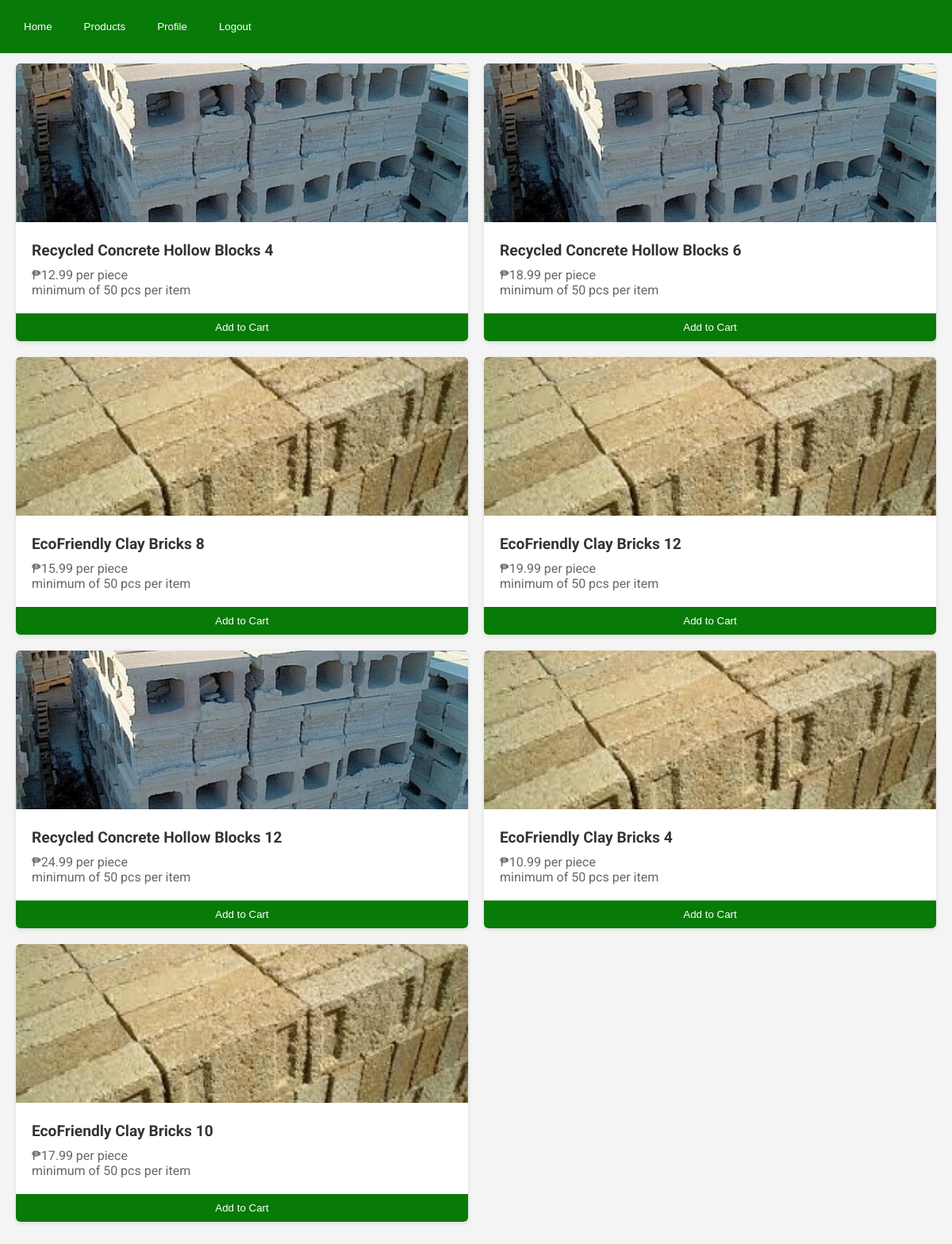
/products.php, run on the app's committed database.
### tables this page shows
CREATE TABLE `products` (
  `product_id` int(11) NOT NULL,
  `product_name` varchar(255) NOT NULL,
  `price` decimal(10,2) NOT NULL,
  `stock` int(10) NOT NULL,
  `image_path` varchar(500) NOT NULL
);

### products.php (the view, shortened to what this page needs)
<?php
require 'admin_conx.php';
?>
<!DOCTYPE html>
<html lang="en">
<head>
</head>
<body>
<div class="header">
  <ul class="menu">
    <li><button onclick="window.location.href='landing.php'">Home</button></li>
    <li><button onclick="window.location.href='products.php'">Products</button></li>
    <li><button onclick="window.location.href='profile.php'">Profile</button></li>
    <li><button onclick="window.location.href='logoutPage.php'">Logout</button></li>
  </ul>
</div>
<div class="container">
  <?php
  $sqlFetchProducts = "SELECT * FROM products";
  $resultProducts = mysqli_query($conn, $sqlFetchProducts);
  if (mysqli_num_rows($resultProducts) > 0) {
    while($rowProduct = mysqli_fetch_assoc($resultProducts)) {
      echo "<div class='product'>";
      echo "<img src='" . $rowProduct['image_path'] . "' alt='" . $rowProduct['product_name'] . "'>";
      echo "<div class='product-content'>";
      echo "<h2>" . $rowProduct['product_name'] . "</h2>";
      echo "<p>₱" . $rowProduct['price'] . " per piece </p>";
      echo "<p>minimum of 50 pcs per item</p>";
      echo "</div>";
      echo "<form action='products.php' method='post'>";
      echo "<button type='submit' name='addToCart'>Add to Cart</button>";
      echo "</form>";
      echo "</div>";
    }
  } else {
    echo "No products found";
  }
  ?>
</div>
</body>
</html>

### products.php (style rules this page uses)
body { font-family: 'Roboto', sans-serif; margin: 0; padding: 0; background-color: #f4f4f4; color: #333; }
.header { background-color: #077a07; color: #fff; padding: 10px 20px; position: fixed; width: 100%; top: 0; z-index: 999; display: flex; justify-content: space-between; align-items: center; }
.menu { list-style-type: none; margin: 0; padding: 0; display: flex; align-items: center; }
.menu li { margin-right: 20px; }
.menu button { background-color: transparent; color: #fff; border: none; padding: 10px; cursor: pointer; }
.container { max-width: 1200px; margin: 80px auto; padding: 0 20px; display: grid; grid-template-columns: repeat(2, 1fr); gap: 20px; }
.product { background-color: #fff; border-radius: 5px; box-shadow: 0 2px 5px rgba(0, 0, 0, 0.1); overflow: hidden; transition: transform 0.3s; width: 100%; }
.product img { width: 100%; height: 200px; object-fit: cover; border-top-left-radius: 5px; border-top-right-radius: 5px; }
.product-content { padding: 20px; }
.product h2 { margin-top: 0; margin-bottom: 10px; font-size: 1.2rem; color: #333; }
.product p { margin: 0; color: #666; font-size: 1rem; }
.product button { display: block; width: 100%; background-color: #077a07; color: #fff; border: none; padding: 10px; border-radius: 0 0 5px 5px; cursor: pointer; transition: background-color 0.3s; }

### data on the page
products: image_path (picture), product_name "Recycled Concrete Hollow Blocks 4", price "12.99"
products: image_path (picture), product_name "Recycled Concrete Hollow Blocks 6", price "18.99"
products: image_path (picture), product_name "EcoFriendly Clay Bricks 8", price "15.99"
products: image_path (picture), product_name "EcoFriendly Clay Bricks 12", price "19.99"
products: image_path (picture), product_name "Recycled Concrete Hollow Blocks 12", price "24.99"
products: image_path (picture), product_name "EcoFriendly Clay Bricks 4", price "10.99"
products: image_path (picture), product_name "EcoFriendly Clay Bricks 10", price "17.99"
